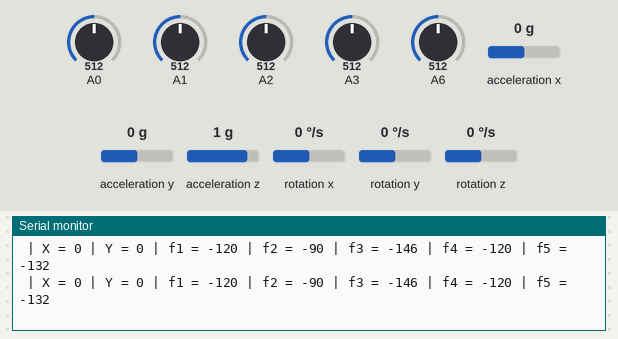
Recording of a sketch running on a simulated Arduino Nano, built with avr-gcc and run on an emulated ATmega328P. Shown: the last lines printed to the serial monitor. Wiring (inferred from the names in the program): MPU-6050 motion sensor at I2C address 0x68. Inputs (shaded band) come from the test bench; at power-on: A1 = 512, A0 = 512, A2 = 512, A3 = 512, A6 = 512, acceleration x 0 g, acceleration y 0 g, acceleration z 1 g, rotation x 0 °/s, rotation y 0 °/s, rotation z 0 °/s. Storage starts empty.

Above: at 5.0 s.
5.1 s: A1 set to 691
At 6.2 s:
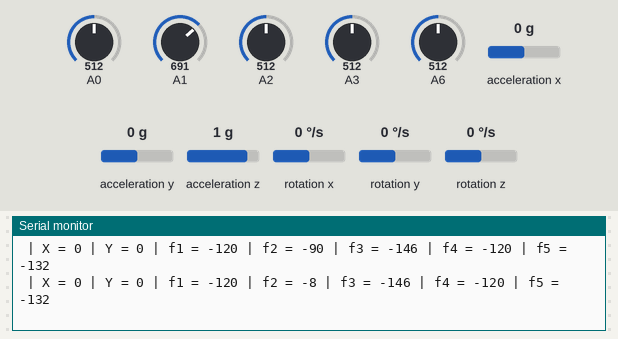
8.6 s: A1 set to 723
At 8.6 s:
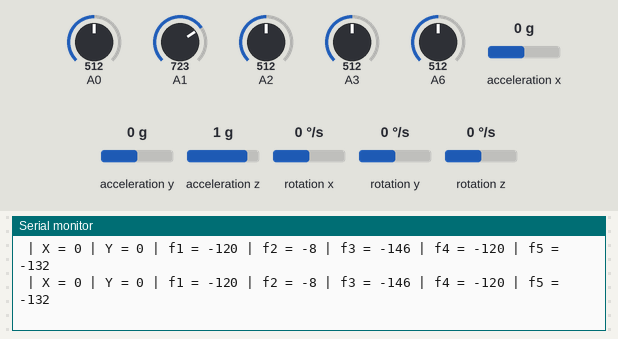
Timing chart, 0 to 11.6 s (numbered marks = the images above; inputs shaded):
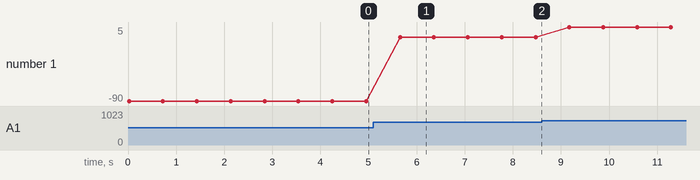

The sketch:

Speech_gloves.ino
```cpp
#include <SD.h>
#define SD_ChipSelectPin 4
#include <TMRpcm.h>
#include <SPI.h>
#include <Wire.h>

TMRpcm tmrpcm;
const int MPU_addr=0x68;

int f1, f2, f3, f4, f5;
int16_t AcX, AcY, AcZ, Tmp, GyX, GyY, GyZ;

void setup() {
  tmrpcm.speakerPin = 9;
  Serial.begin(9600);
//Gyro
  Wire.begin();
  Wire.beginTransmission(MPU_addr);
  Wire.write(0x6B);
  Wire.write(0);
  Wire.endTransmission(true);
//SD CARD
  if (!SD.begin(SD_ChipSelectPin)) {
    Serial.println("SD fail");
    return;
  }
  Serial.println("SD OK");
  tmrpcm.setVolume(5);
}

void loop() {
  read_mpu6050();
  read_flex();

  take_action(5, -25, f1, f2, f3, f4, f5, "salam.wav");

  delay(500);
}

void read_mpu6050(){
  Wire.beginTransmission(MPU_addr);
  Wire.write(0x3B);
  Wire.endTransmission(false);
  Wire.requestFrom(MPU_addr, 14, true);
  AcX=Wire.read()<<8|Wire.read();
  AcY=Wire.read()<<8|Wire.read();
  AcZ=Wire.read()<<8|Wire.read();
  Tmp=Wire.read()<<8|Wire.read();
  GyX=Wire.read()<<8|Wire.read();
  GyY=Wire.read()<<8|Wire.read();
  GyZ=Wire.read()<<8|Wire.read();

  AcX = map(AcX, -32768, 32767, -100, 100);
  AcY = map(AcY, -32768, 32767, -100, 100);
  AcZ = map(AcZ, -32768, 32767, -100, 100);

  Serial.print(" | X = "); Serial.print(AcX);
  Serial.print(" | Y = "); Serial.print(AcY);
  //Serial.print(" | Z = "); Serial.print(AcZ);
  delay(100);
}

void read_flex(){
  f1 = analogRead(A0);
  f2 = analogRead(A1);
  f3 = analogRead(A2);
  f4 = analogRead(A3);
  f5 = analogRead(A6);

  f1 = map(f1, 740, 930, 0, 100);
  f2 = map(f2, 710, 930, 0, 100);
  f3 = map(f3, 790, 980, 0, 100);
  f4 = map(f4, 740, 930, 0, 100);
  f5 = map(f5, 750, 930, 0, 100);

  Serial.print(" | f1 = "); Serial.print(f1);
  Serial.print(" | f2 = "); Serial.print(f2);
  Serial.print(" | f3 = "); Serial.print(f3);
  Serial.print(" | f4 = "); Serial.print(f4);
  Serial.print(" | f5 = "); Serial.println(f5);
  Serial.println();
  delay(100);
}

void take_action(int x, int y, int fl1, int fl2, int fl3, int fl4, int fl5, char *file){
  int x_min = x - 5, x_max = x + 5;
  int y_min = y - 5, y_max = y + 5;
  int f1_min = fl1 - 5, f1_max = fl1 + 5;
  int f2_min = fl2 - 5, f2_max = fl2 + 5;
  int f3_min = fl3 - 5, f3_max = fl3 + 5;
  int f4_min = fl4 - 5, f4_max = fl4 + 5;
  int f5_min = fl5 - 5, f5_max = fl5 + 5;

  if((AcX >= x_min && AcX <= x_max) && (AcY >= y_min && AcY <= y_max)){
    if((f1 >= f1_min && f1 <= f1_max) && (f2 >= f2_min && f2 <= f2_max) && (f3 >= f3_min && f3 <= f3_max) && (f4 >= f4_min && f4 <= f4_max) && (f5 >= f5_min && f5 <= f5_max)){
      tmrpcm.play(file);
      delay(3000);
    }
  }
}
```

Measured:
- after the input at 5.1 s, the serial monitor: prints a new line after 0.56 s (image 1)
- plotted number 1: -90 → -8 after the input at 5.1 s
